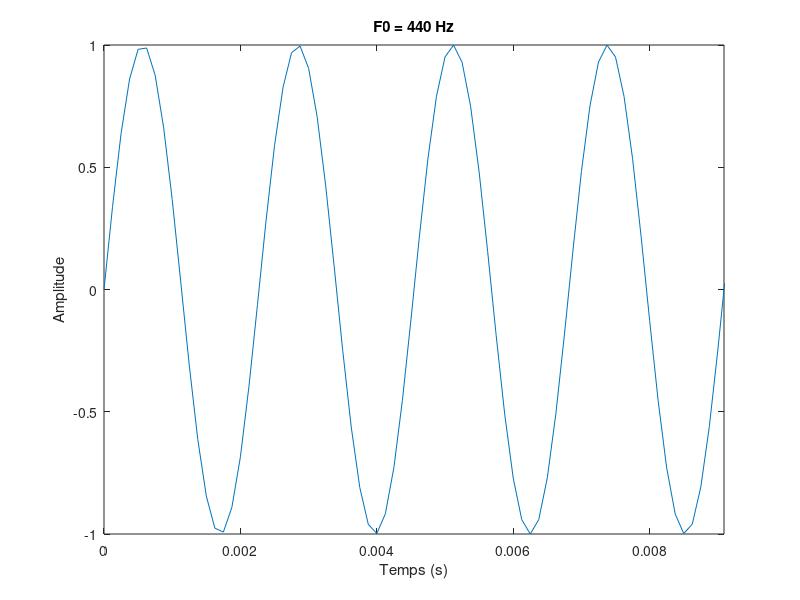

The MATLAB script that drew this image:

% Aymen Fourati & Skander Soltane
% 19/11/2020

clear all;                % Supprime toutes les variables de l'espace de travail
close all;                % Ferme toutes les figures courantes
clc;                      % Nettoie l'historique des commandes

% On fixe les valeurs suivantes
Fs = 8000;
d = 2;
f0 = 440;

% N est calucée par N * FS. Au cas où la valeur de d n'est pas entière, nous
% procédons à la même opération mais en englobant le résulat dans une des 3
% fonctions suivantes : round, ceil et floor. 
N = ceil(d * Fs);

% Ceci est le vecteur t de taille N contenant les différentes valeurs de tn
tn = linspace(0, d, N);

% Le signal x contenant les différentes valeurs de xn
xn = sin(2*pi * f0 * tn);

% On commente ces deux lignes pour ne pas entendre et enregistrer la note à
% chaque exécution du script
sound(xn, Fs);
% audiowrite("la.flac", xn, Fs);

figure                    % Ouvre une nouvelle figure
plot(tn, xn);             % Affiche le vecteur xn en fonction de tn
title('F0 = 440 Hz');     % Titre de la figure
xlabel('Temps (s)');      % Nom de l'axe des abcsisses
ylabel('Amplitude');      % Nom de l'axe des ordonnées
xlim([0, 4/f0]);          % Limite la figure aux abscicces entre 0 et 4T0 = 4/f0
ylim([-1, 1]);            % Limite la figure aux ordonnées entre -1 et 1
